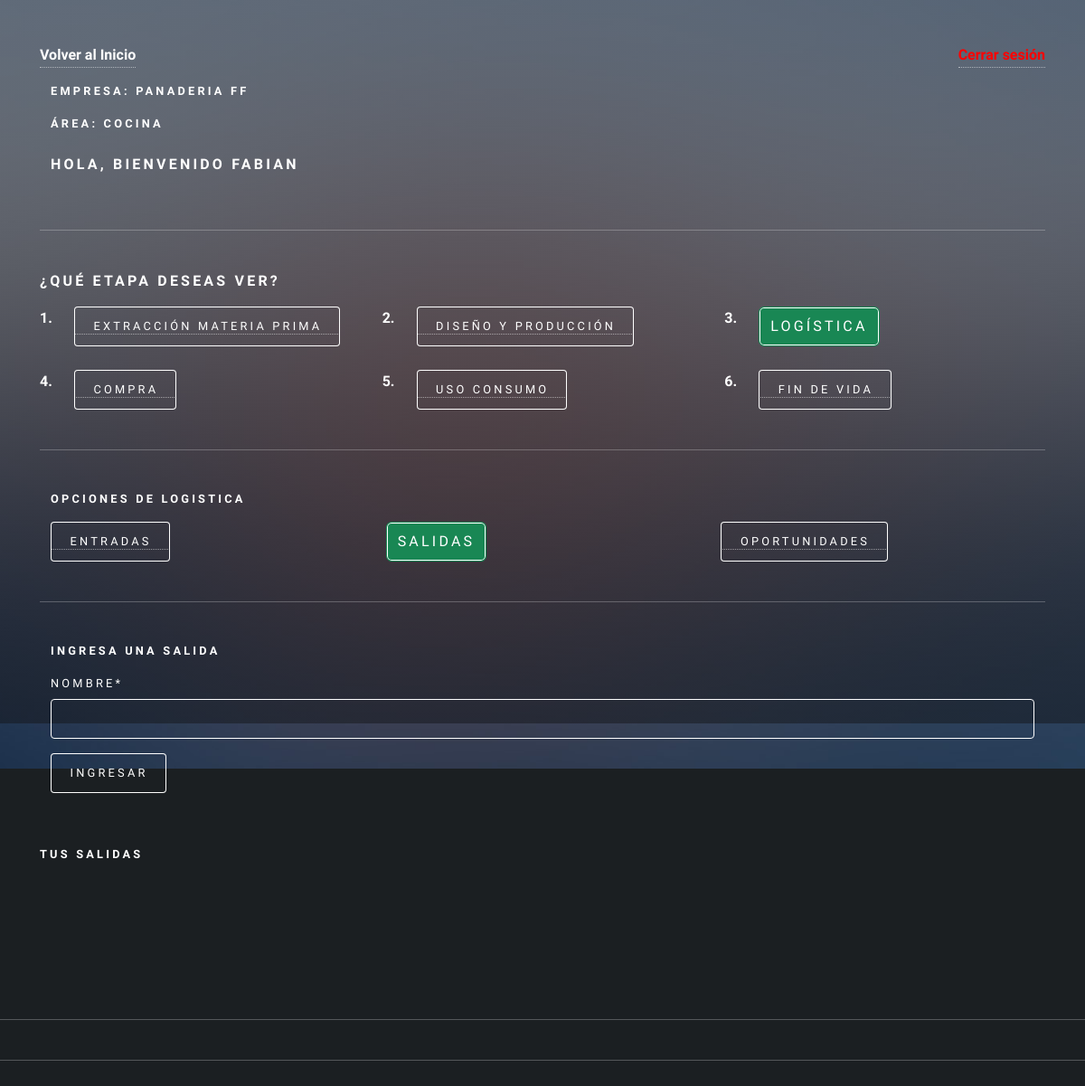
The page /agregar_salida_logistica (signed in) on the database as committed earlier.
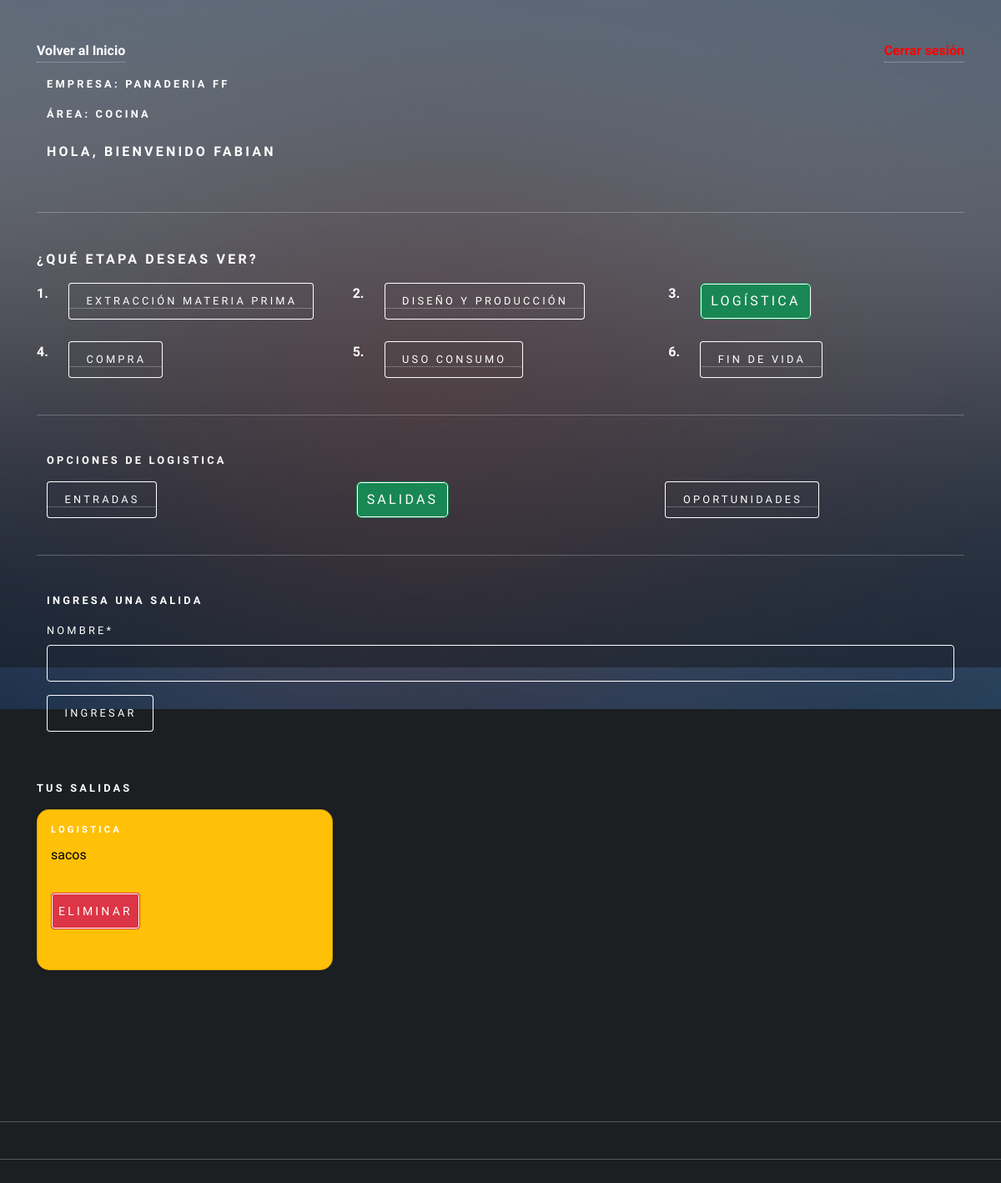
The same page on the database as committed later.
### app/models.py (models this page shows, shortened)
class RegistroTrabajador(models.Model):
    usuario = models.ForeignKey(Usuario, on_delete=models.CASCADE)
    descripcion = models.TextField(max_length=160)
    id_area = models.ForeignKey(AreaEmpresa, on_delete=models.CASCADE)

class AreaEmpresa(models.Model):
    id_area = models.AutoField(primary_key=True)
    nombre  = models.CharField(max_length=20)
    productos = models.CharField(max_length=50)
    id_empresa = models.ForeignKey(Empresa, on_delete=models.CASCADE)
    calle = models.CharField(max_length=250)
    comuna = models.CharField(max_length=150)
    lat = models.IntegerField()
    long = models.IntegerField()

class Empresa(models.Model):
    id_empresa = models.AutoField(primary_key=True)
    nombre  = models.CharField(max_length=20)
    calle = models.CharField(max_length=250)
    comuna = models.CharField(max_length=150)
    lat = models.IntegerField()
    long = models.IntegerField()

class Salida(models.Model):
    id_salida = models.AutoField(primary_key=True)
    nombre  = models.CharField(max_length=50)
    fecha =  models.DateField(auto_now_add=True)
    etapa = models.ForeignKey(Etapa, on_delete=models.CASCADE)
    usuario =models.ForeignKey(Usuario, on_delete=models.CASCADE)
    id_area = models.ForeignKey(AreaEmpresa, on_delete=models.CASCADE)

class Etapa(models.Model):
    id_etapa = models.AutoField(primary_key=True)
    nombre  = models.CharField(max_length=50)
    fecha_inicio  = models.DateField()
    fecha_termino  = models.DateField()
    activo = models.BooleanField()
    def __str__(self):
        return self.nombre

### user/models.py (models this page shows, shortened)
class Usuario(AbstractUser):
    telefono = models.IntegerField(null=True)
    id_telegram = models.CharField(max_length=100, null=True, default=0)
    objects = UsuarioManager()

### app/views.py (the view, shortened to what this page needs)
# urls.py: path('agregar_salida_logistica', agregarSalidaLogistica, name="agregar_salida_logistica"),
def agregarSalidaLogistica(request):
    if request.user.is_authenticated:
        registros = RegistroTrabajador.objects.filter(usuario=request.user)
        etapa = Etapa.objects.values_list("id_etapa", flat=True).filter(nombre="Logistica")
        salidas = Salida.objects.filter(usuario=request.user)
        areaTrabajador = RegistroTrabajador.objects.values_list("id_area", flat=True).filter(usuario = request.user)
        data = {
            'form': SalidaForm(),
            'registros': registros,
            'salidas': salidas
        }
        return render(request,'autodiagnostico/logistica/salida/agregar_salida.html', data)
    else:
        return render(request, 'autodiagnostico/logistica/entrada/agregar_salida.html')

### app/forms.py
class SalidaForm(forms.ModelForm):
    class Meta:
        model = Salida
        fields = 'nombre',

### app/templates/autodiagnostico/logistica/salida/agregar_salida.html (shortened to what this page needs)
{% extends 'autodiagnostico/logistica/home_logistica.html' %}
{% load static %}
{% load crispy_forms_tags %}
{% block logistica %}
<div class="container">
    <form action="" method="post">
        <h4>Ingresa una salida</h4>
        {{form | crispy}}
        <div>
            <input type="submit" class="btn btn-primary" value="ingresar">
        </div>
    </form>
</div>
<br>
<h4>Tus Salidas</h4>
<div class="row row-cols-1 row-cols-md-3 g-4">
    {% for p in salidas %}
        {% if p.etapa.nombre == "Logistica" %}
            <div class="col">
                <div class="card text-bg-warning shadow-sm h-100">
                    <div class="card-body">
                        <h5 class="card-title">{{p.etapa}}</h5>
                        <p class="card-text">{{p.nombre}}</p>
                        <form action="{% url 'eliminar_salida_logistica' p.id_salida %}" method="post"
                    style="margin-top:10px;">
                    <button type="submit" class="btn btn-danger btn-sm">Eliminar
                    </button>
                    </form>
                    </div>
                </div>
            </div>
        {% endif %}
    {% endfor %}
</div>
{% endblock logistica %}

### app/templates/autodiagnostico/auto_diagnostico.html (shortened to what this page needs)
{% load static %}
<!DOCTYPE HTML>
<html lang="es">
<head>
    <link href="https://cdn.jsdelivr.net/npm/bootstrap@5.2.0/dist/css/bootstrap.min.css" rel="stylesheet"
>
    <link rel="stylesheet" href="{% static 'css/main.css' %}" />
    <link rel="stylesheet" href="{% static 'css/style.css' %}">
</head>
<body class="is-preload">
    <div id="wrapper">
        <div class="container-sm">
            {% if user.is_authenticated %}
            <div class="d-flex justify-content-between align-items-center mb-3">
                <a id="home_admin" href="{% url 'home' %}">Volver al Inicio</a> <a href="{% url 'logout' %}"
                    id="cerrarSesion">Cerrar sesión</a>
            </div>
            {% if registros %}
            <div class="container-sm">
                <div class="row">
                    {% if user.is_staff %}
                    <h3>Bienvenido Admin, {{ user.first_name }}</h3>
                    {% else %}
                    {% for i in registros %}
                    <div class="mb-2">
                        <h4>Empresa: {{ i.id_area.id_empresa.nombre}}</h4>
                        <h4>Área: {{ i.id_area.nombre}}</h4>
                    </div>
                    <h3>Hola, bienvenido {{user.first_name}}</h3>
                    {% endfor %}
                    {% endif %}
                </div>
            </div>
            <hr>
            {% if not user.is_staff %}
            <h3>¿Qué etapa deseas ver?</h3>
            <div class="row">
                <div class="col-auto"><strong>1.</strong></div>
                <div class="col">
                    <a href="{% url 'extraccion_materiaPrima' %}"><button type="button" id="extraccion"
                            class="selected">Extracción Materia Prima</button></a>
                </div>
                <div class="col-auto"><strong>2.</strong></div>
                <div class="col">
                    <a href="{% url 'diseño_Produccion' %}"><button type="button" id="diseño">Diseño y
                            producción</button></a>
                </div>
                <div class="col-auto"><strong>3.</strong></div>
                <div class="col">
                    <a href="{% url 'logistica' %}"><button type="button" id="logistica">Logística</button></a>
                </div>
            </div>
            <br>
            <div class="row">
            <div class="col-auto"><strong>4.</strong></div>
            <div class="col">
                <a href="{% url 'compra' %}"><button type="button" id="compra">Compra</button></a>
            </div>
            <div class="col-auto"><strong>5.</strong></div>
            <div class="col">
                <a href="{% url 'uso_consumo' %}"><button type="button" id="uso">Uso consumo</button></a>
            </div>
            <div class="col-auto"><strong>6.</strong></div>
            <div class="col">
                <a href="{% url 'fin_vida' %}"><button type="button" id="fin">Fin de vida</button></a>
            </div>
        </div>
        {% endif %}
            <hr>
        {% block body %}{% endblock %}
    </div>
    {% else %}
    <h1>Registra la empresa y el area a la que perteneces!!!!</h1>
    <a href="{% url 'agregar_Area' user.id  %}"><button type="button">Aqui</button></a>
    {% endif %}
    {% else %}
    <h1>Inicia Sesion</h1>
    <p>Para acceder a tu Auto Diagnostico </p>
    <a href="{% url 'login'  %}"><button type="button">Inicia Sesion</button></a>
    {% endif %}
    </div>
    <hr>
    <hr>
    <br>
    <br>
    <div id="bg"></div>
</body>
</html>

Rows that differ between the two databases and show on the page:
added Salida: etapa "LOGISTICA", nombre "sacos"
